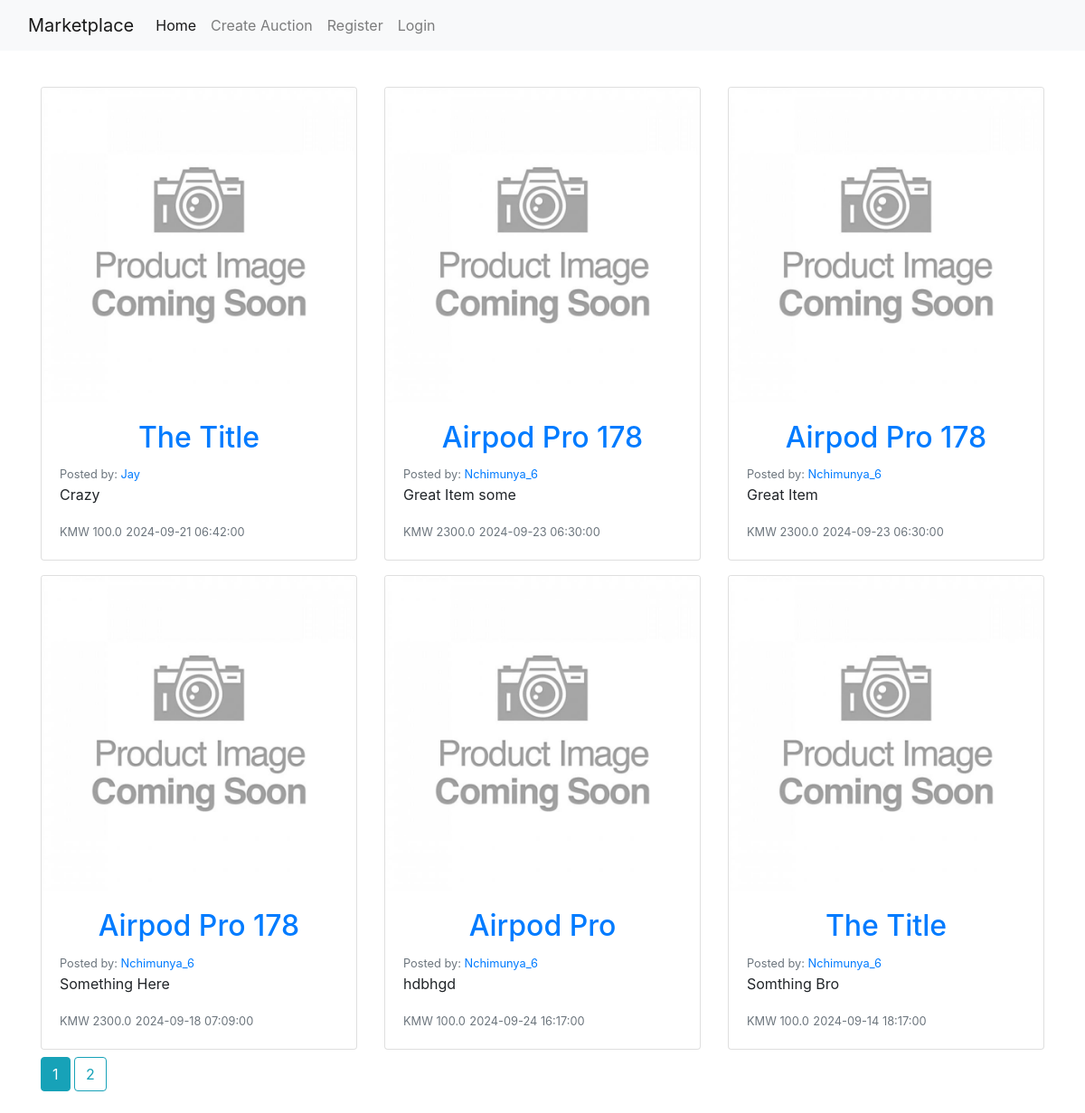
Page /auctions on the earlier database version.
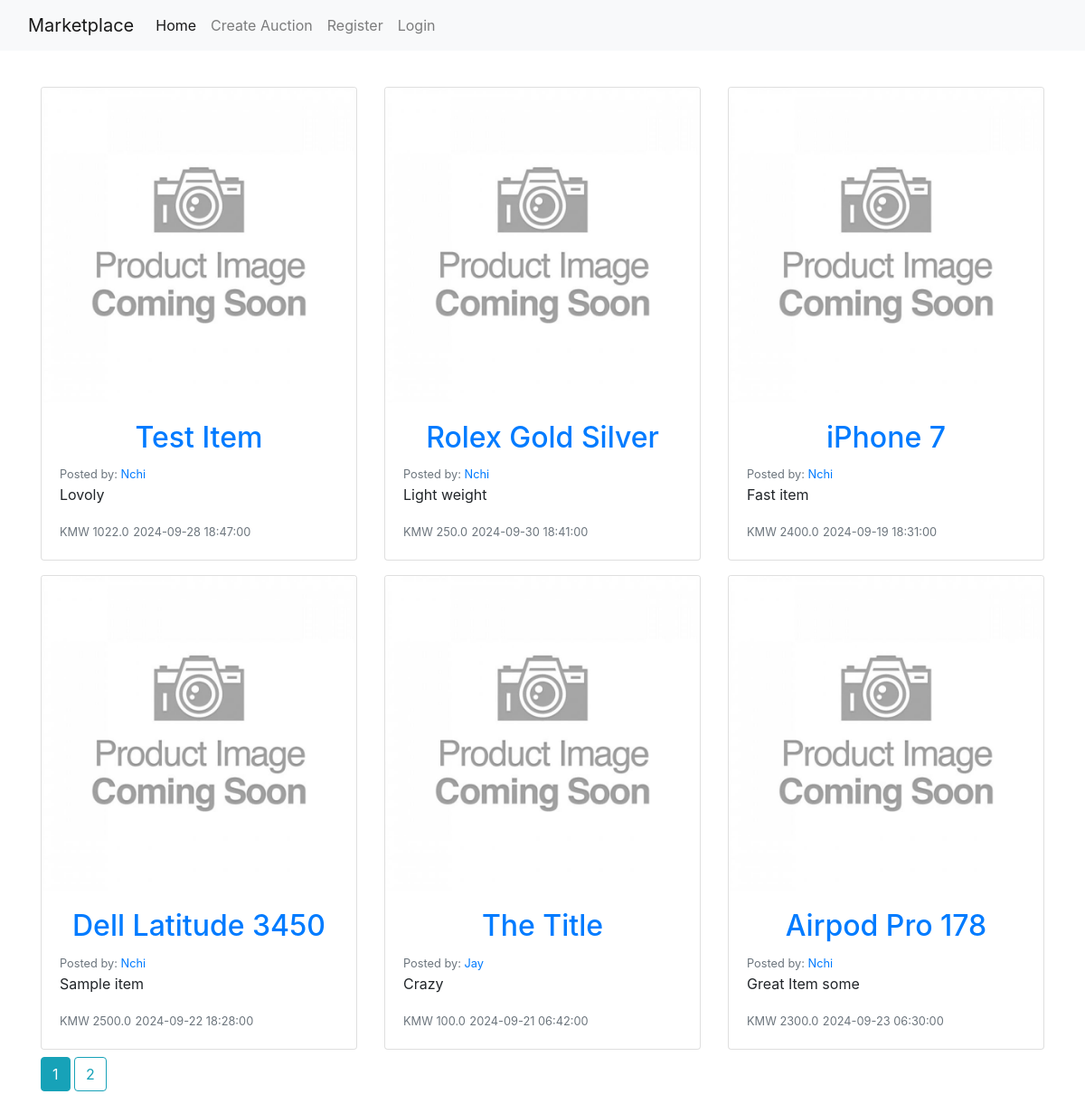
Same page on the later database version.
### auction_app/models.py (models this page shows, shortened)
class Auction(db.Model):
    __tablename__ = 'auctions'
    id = db.Column(db.Integer, primary_key=True)
    title = db.Column(db.String(100), nullable=False)
    description = db.Column(db.Text)
    image_file = db.Column(db.String(20), nullable=False, default='placeholder.jpg')
    initial_bid = db.Column(db.Float, nullable=False)
    date_posted = db.Column(db.DateTime, nullable=False, default=datetime.utcnow)
    end_date = db.Column(db.DateTime, nullable=False)
    user_id = db.Column(db.Integer, db.ForeignKey('users.id'), nullable=False)

class User(db.Model, UserMixin):
    __tablename__ = 'users'
    id = db.Column(db.Integer, primary_key=True)
    username = db.Column(db.String(20), unique=True, nullable=False)
    first_name = db.Column(db.String(20), nullable=False)
    last_name = db.Column(db.String(20), nullable=False)
    image_file = db.Column(db.String(20), nullable=False, default='default.jpg')
    email = db.Column(db.String(120), unique=True, nullable=False)
    password = db.Column(db.String(60), nullable=False)
    auctions = db.relationship('Auction', backref='bid', lazy=True)

### auction_app/auctions/routes.py (the view)
@auction_.route('/auctions', methods=['GET', 'POST'])
def auctions():
    page = request.args.get('page', 1, type=int)
    auctions = Auction.query.order_by(Auction.date_posted.desc()).paginate(page=page, per_page=6)
    return render_template('list_auctions.html', title="Home", auctions=auctions)

### auction_app/templates/list_auctions.html
{% extends 'base.html' %}
{% block content %}
<div class="container">
    <div class="row">
        {% for auction in auctions.items %}
            <div class="col-md-4 mt-3">
              <div class="card">
                <img src="{{ url_for('static', filename='item_pics/placeholder.jpg') }}" class="card-img-top" alt="placeholder for auctions">
                <div class="card-body">
                    <h2 class=""><a class="card-title" href="{{url_for('auctions.auction', auction_id=auction.id)}}">{{ auction.title }}</a></h2>
                    <small class="text-muted">Posted by:
                      <a href="{{ url_for('users.user_auctions', username=auction.bid.username) }}">
                        {{ auction.bid.username }}
                      </a>
                    </small>
                    <p class="card-text text-truncate">{{ auction.description }}</p>
                    <small class="text-muted">KMW {{ auction.initial_bid }}</small>
                    <small class="text-muted">{{ auction.end_date }}</small>
                </div>
              </div>
            </div>
        {% endfor %}
    </div>
    {% for page_num in auctions.iter_pages(left_edge=1, right_edge=1, left_current=1, right_current=2) %}
      {% if page_num %}
        {% if auctions.page == page_num %}
          <a class="btn btn-info mb-4 mt-2" href="{{url_for('auctions.auctions', page=page_num)}}">{{ page_num }}</a>
        {% else %}
          <a class="btn btn-outline-info mb-4 mt-2" href="{{url_for('auctions.auctions', page=page_num)}}">{{ page_num }}</a>
        {% endif %}
      {% else %}
      ...
      {% endif %}
    {% endfor %}
</div>
{% endblock %}

### auction_app/templates/base.html (shortened to what this page needs)
<!DOCTYPE html>
<html>
<head>
  <link rel="stylesheet" href="{{ url_for('static', filename='css/styles.css')}}">
  <link rel="stylesheet" href="https://cdn.jsdelivr.net/npm/bootstrap@4.0.0/dist/css/bootstrap.min.css">
 </head>
<body>
    <header>
      {% if not is_landing_page %}
      <nav class="navbar navbar-expand-lg navbar-light bg-light mb-4">
        <div class="container-fluid">
          <a class="navbar-brand" href="{{ url_for('auctions.auctions') }}">Marketplace</a>
          <div class="collapse navbar-collapse" id="navbarText">
            <ul class="navbar-nav me-auto mb-2 mb-lg-0">
              <li class="nav-item">
                <a class="nav-link active" aria-current="page" href="{{ url_for('auctions.auctions') }}">Home</a>
              </li>
              <li class="nav-item">
                <a class="nav-link" href="{{ url_for('auctions.new_auction') }}">Create Auction</a>
              </li>
            </ul>
            <ul class="navbar-nav me-auto mb-2 mb-lg-0">
              {% if current_user.is_authenticated %}
                <li class="nav-item">
                  <a class="nav-link" href="{{ url_for('users.profile', username=current_user.username) }}">Profile</a>
                </li>
                <li class="nav-item">
                  <a class="nav-link" href="{{ url_for('users.logout') }}">Logout</a>
                </li>
              {% else %}
                <li class="nav-item">
                  <a class="nav-link" href="{{ url_for('users.register') }}">Register</a>
                </li>
                <li class="nav-item">
                  <a class="nav-link" href="{{ url_for('users.login') }}">Login</a>
                </li>
              {% endif %}
            </ul>
          </div>
        </div>
      </nav>
      {% endif %}
    </header>
    <main>
      <div>
        {% block content %}{% endblock %}
      </div>
    </main>
</body>

### auction_app/static/css/styles.css (style rules this page uses)
body { font-family: 'Poppins', sans-serif; margin: 0; padding: 0; }
h2 { margin-top: 0; text-align: center; }
img { max-width: 100%; max-height: 100%; overflow: hidden; object-fit: cover; }

Differences in the rows shown:
no longer on this page (row unchanged): Auction: title "Airpod Pro 178", bid.username "Nchimunya_6", description "Great Item", initial_bid "2300.0", end_date "2024-09-23 06:30:00"
no longer on this page (row unchanged): Auction: title "Airpod Pro 178", bid.username "Nchimunya_6", description "Something Here", initial_bid "2300.0", end_date "2024-09-18 07:09:00"
no longer on this page (row unchanged): Auction: title "Airpod Pro", bid.username "Nchimunya_6", description "hdbhgd", initial_bid "100.0", end_date "2024-09-24 16:17:00"
no longer on this page (row unchanged): Auction: title "The Title", bid.username "Nchimunya_6", description "Somthing Bro", initial_bid "100.0", end_date "2024-09-14 18:17:00"
added Auction: title "Test Item", bid.username "Nchi", description "Lovoly", initial_bid "1022.0", end_date "2024-09-28 18:47:00"
added Auction: title "Rolex Gold Silver", bid.username "Nchi", description "Light weight", initial_bid "250.0", end_date "2024-09-30 18:41:00"
added Auction: title "iPhone 7", bid.username "Nchi", description "Fast item", initial_bid "2400.0", end_date "2024-09-19 18:31:00"
added Auction: title "Dell Latitude 3450", bid.username "Nchi", description "Sample item", initial_bid "2500.0", end_date "2024-09-22 18:28:00"
changed through a linked row, Auction "Airpod Pro 178": bid.username "Nchimunya_6" → "Nchi"
